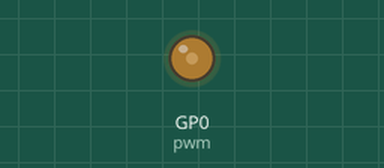
Bench run of a program on a simulated Raspberry Pi Pico running MicroPython. On the bench: output pins drawn as LEDs (lit = HIGH). At 0.0 s the program stops and its outputs stay as they are.

Above: at 0.1 s.
Timing chart, 0 to 1.5 s (numbered marks = the images above):
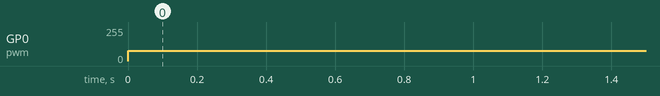

Measured:
- by itself, GP0 (pwm): 0/255 → 77/255 at 0.00 s

The program:

pwm_led.py
```python
from machine import Pin, PWM

pwm = PWM(Pin(0))
pwm.freq(200)
pwm.duty_u16(19661)  # ~30% of 65535

# Nothing else to do: once configured, the PWM runs continuously on the
# Modelica side (like the real hardware peripheral of the RP2040), without the
# script having to stay active or call the shim again.
```
